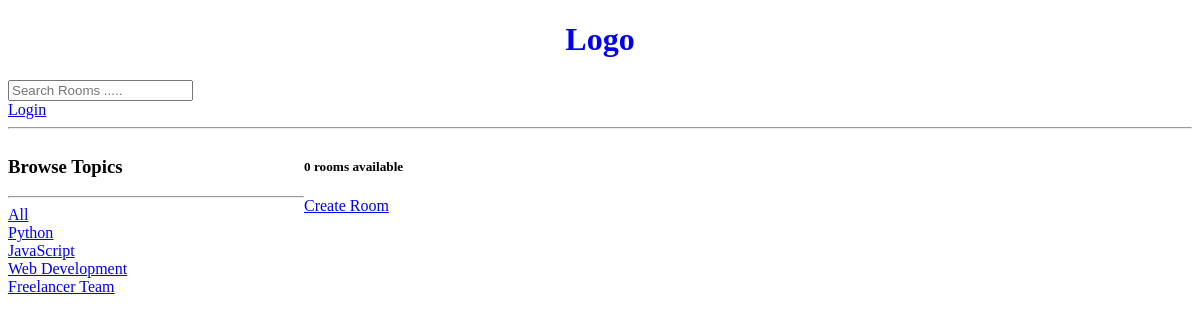
The page /?q=Django on the database as committed earlier.
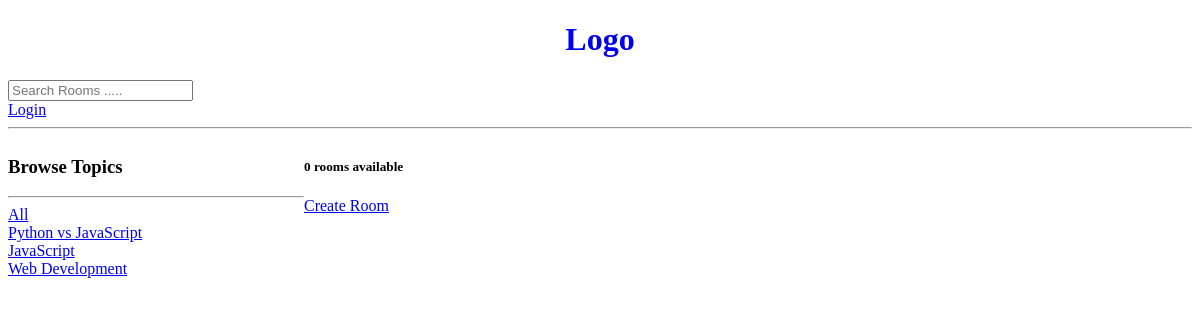
The same page on the database as committed later.
### base/models.py (models this page shows, shortened)
class Topic(models.Model):
    name = models.CharField(max_length=200)

### base/views.py (the view)
# urls.py: path('', views.home, name='home'),
def home(request):
    q = request.GET.get('q') if request.GET.get('q') != None else ''
    rooms = Room.objects.filter(
        Q(topic__name__icontains=q) |
        Q(name__icontains=q) |
        Q(description__icontains=q)
    )
    topic = Topic.objects.all()
    room_count = rooms.count()
    context = {'rooms': rooms, 'topics': topic, 'room_count': room_count}
    return render(request, 'home.html', context)

### base/templates/home.html (shortened to what this page needs)
{% extends 'main.html' %}
{% load static %}
{% block content %}
<div class="home-container">
    <div>
        <h3>Browse Topics</h3>
        <hr>
        <div>
            <a href="{% url 'home' %}" >All </a>
        </div>
        {% for topic in topics %}
            <div>
                <a href="{% url 'home' %}?q={{topic.name}}" >{{topic.name}} </a>
            </div>
        {% endfor %}
    </div>
    <div>
        <h5>{{room_count}} rooms available </h5>
        <a href="{% url 'create_room' %}">Create Room</a>
    </div>
</div>
{% endblock %}

Rows that differ between the two databases and show on the page:
removed Topic: name "Freelancer Team"
changed Topic: name "Python" → "Python vs JavaScript"
